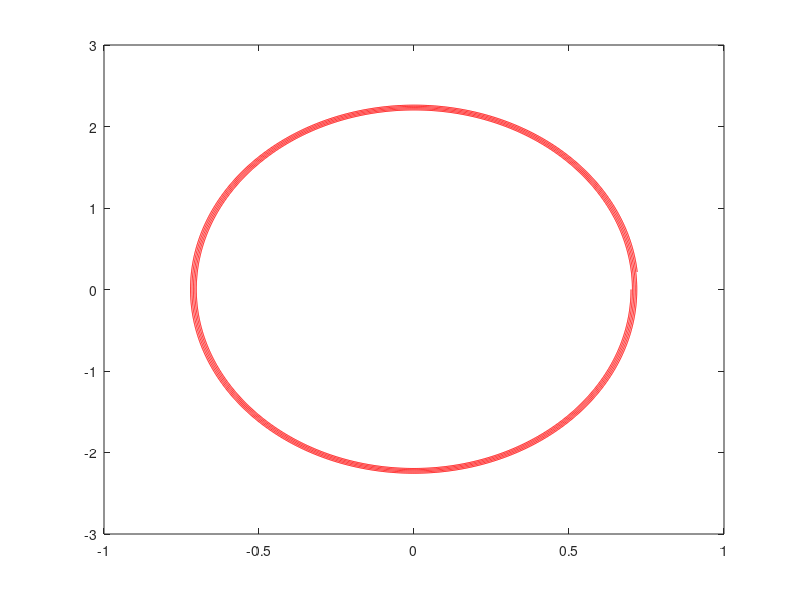

The MATLAB script that drew this image:
function ejemplo()
	# Definimos constantes
	g = 9.81;
	L = 1;
	
	# Definiimos la función 
	f = @(t,Z) [Z(2); (-g/L)*Z(1)];
	
	# Definimos parámetros
	# Intervalo de tiempo
	t0 = 0;
	tf = 10;
	dt = 0.001;
	t = t0:dt:tf;
	n = length(t);
	
	# Condiciones iniciales
	theta0 = 0.7;
	dtheta0 = 0;
	Z(1,1) = theta0;
	Z(2,1) = dtheta0;

	for i = 1 : n-1
		k1 = f(t(i),Z(:,i));
		k2 = f(t(i) + dt/2,Z(:,i) + (dt/2) * k1);
		k3 = f(t(i) + dt/2,Z(:,i));
		k4 = f(t(i),Z(:,i));
		FI = (1/6) * (k1+ 2*k2+2*k3+k4);
		Z(:,i+1) = Z(:,i) + dt * FI;
	endfor
	plot(Z(1,:),Z(2,:),'r');
